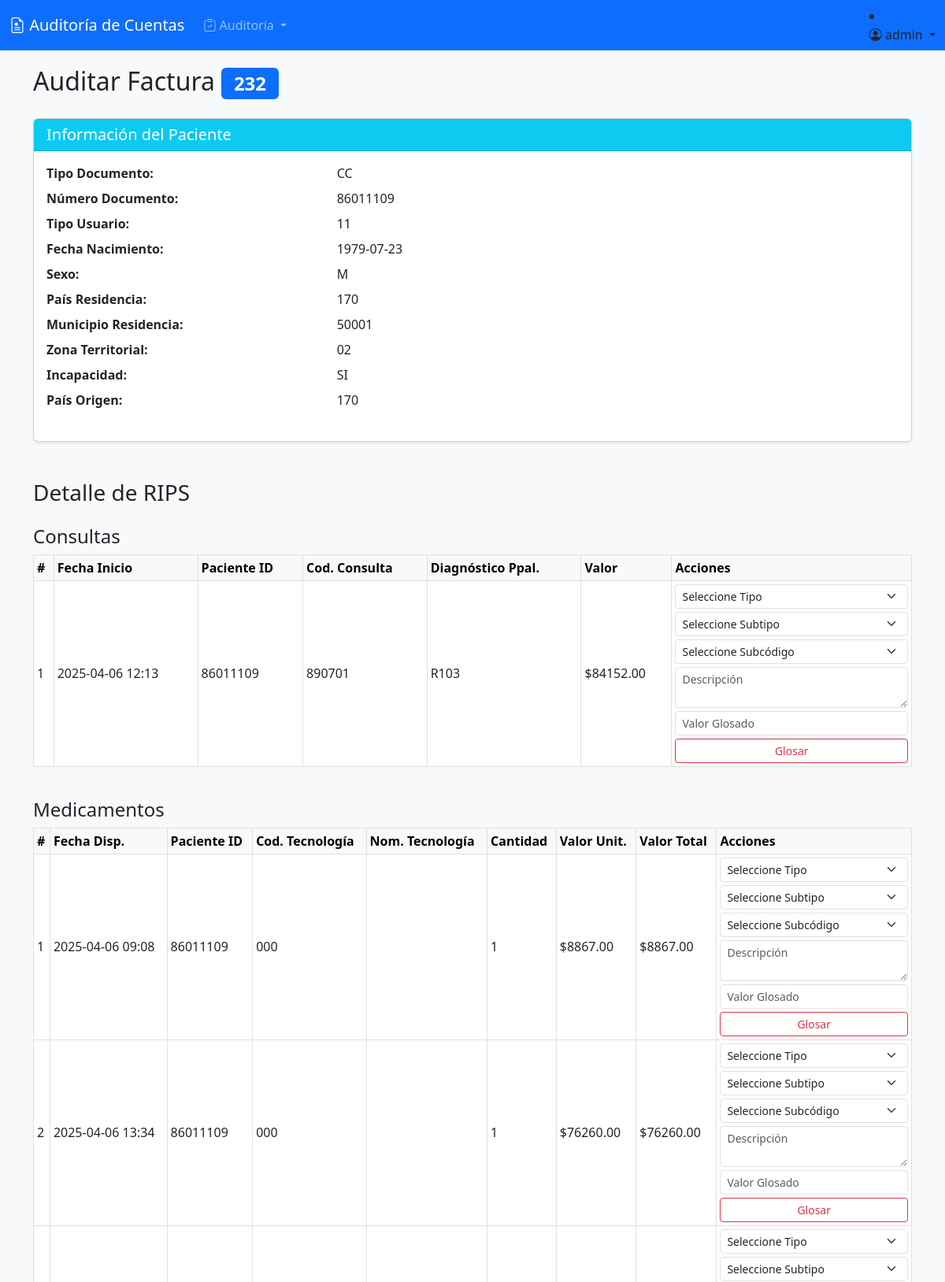
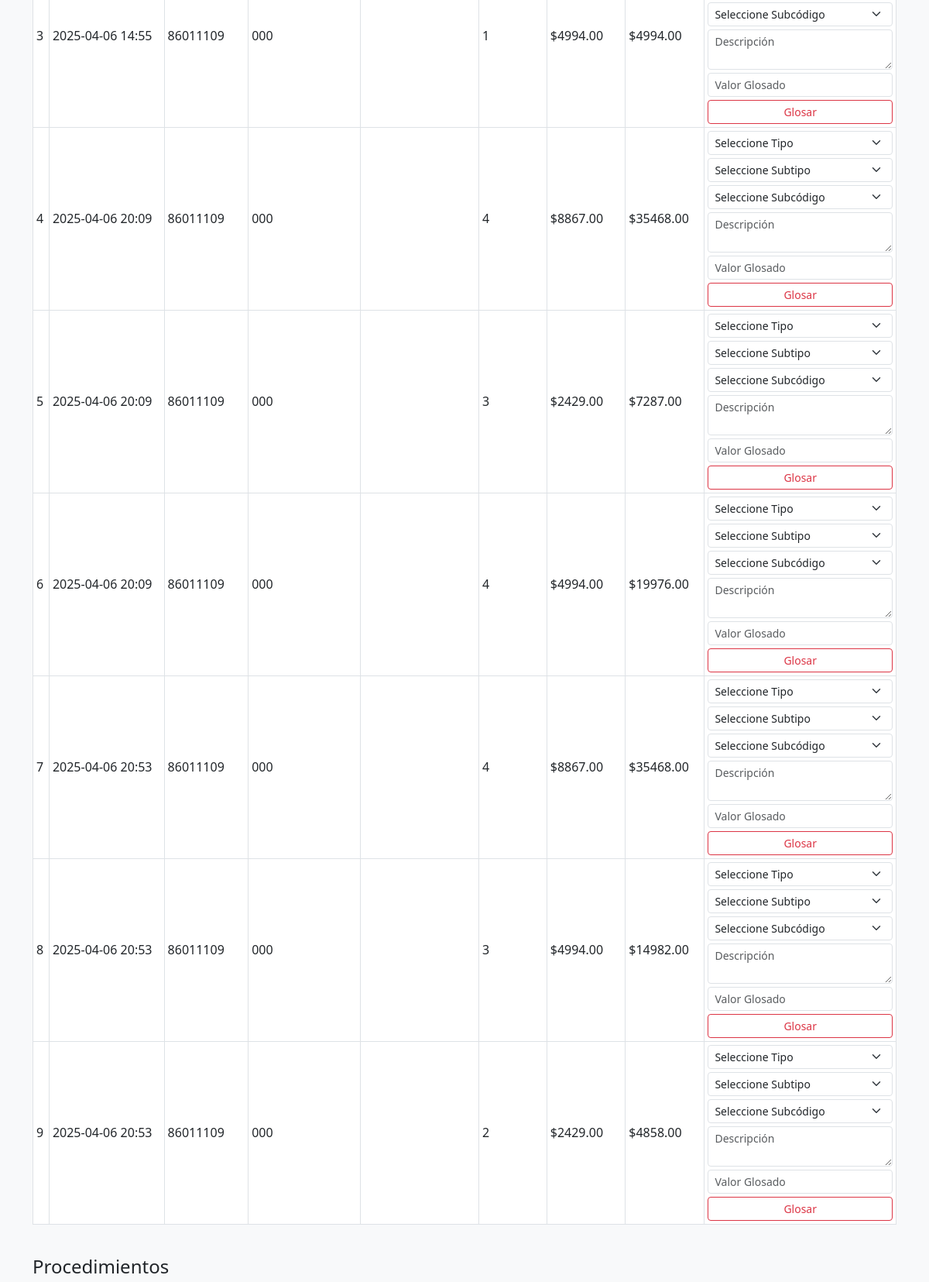
The page /auditoria/factura/8/ (signed in, upper part) on the database its author committed (2 pictures, top to bottom).
### facturacion/models.py (models this page shows, shortened)
class Factura(models.Model):
    ESTADO_CHOICES = [
        ('Radicada', 'Radicada'),
        ('Devuelta', 'Devuelta'),
        ('En Auditoria', 'En Auditoría'),
        ('Auditada', 'Auditada'),
    ]
    TIPO_AUDITORIA_CHOICES = [
        ('Acuerdo', 'Acuerdo'),
        ('Contrato', 'Contrato'),
        ('Ambulatorio', 'Ambulatorio'),
        ('Hospitalizacion', 'Hospitalización'),
        ('Urgencias', 'Urgencias'),
    ]
    numero = models.CharField(max_length=50)
    cufe = models.CharField(max_length=150)
    fecha_emision = models.DateField()
    fecha_radicacion = models.DateField(auto_now_add=True)
    ips = models.ForeignKey(Profile, on_delete=models.PROTECT, related_name='facturas_ips')
    eps = models.ForeignKey(Profile, on_delete=models.PROTECT, related_name='facturas_eps')
    paciente = models.ForeignKey(Paciente, on_delete=models.PROTECT, null=True, blank=True)
    valor_bruto = models.DecimalField(max_digits=12, decimal_places=2)
    estado = models.CharField(max_length=20, choices=ESTADO_CHOICES, default="Radicada")
    archivo_rips = models.FileField(upload_to='rips/')
    contrato = models.ForeignKey('Contrato', on_delete=models.SET_NULL, null=True, blank=True)
    lote = models.ForeignKey(Lote, on_delete=models.SET_NULL, null=True, blank=True, related_name='facturas', help_text="Lote al que pertenece esta factura")
    auditor = models.ForeignKey(settings.AUTH_USER_MODEL, on_delete=models.SET_NULL, null=True, blank=True,
                                related_name='facturas_auditadas', limit_choices_to={'profile__role': 'AUDITOR'})
    tipo_auditoria = models.CharField(max_length=20, choices=TIPO_AUDITORIA_CHOICES, null=True, blank=True, help_text="Tipo de auditoría para la factura")

class Paciente(models.Model):
    tipo_documento = models.CharField(max_length=5)
    numero_documento = models.CharField(max_length=20)
    tipo_usuario = models.CharField(max_length=2)  # 11, 12, etc.
    fecha_nacimiento = models.DateField()
    sexo = models.CharField(max_length=1)
    pais_residencia = models.CharField(max_length=5)
    municipio_residencia = models.CharField(max_length=10)
    zona_territorial = models.CharField(max_length=2)
    incapacidad = models.CharField(max_length=2, blank=True, null=True)
    pais_origen = models.CharField(max_length=5, blank=True, null=True)

class RipsConsulta(models.Model):
    factura = models.ForeignKey(Factura, on_delete=models.CASCADE)
    paciente = models.ForeignKey(Paciente, on_delete=models.CASCADE)
    cod_prestador = models.CharField(max_length=20)
    fecha_inicio_atencion = models.DateTimeField()
    num_autorizacion = models.CharField(max_length=20)
    cod_consulta = models.CharField(max_length=20)  # FK a CUPS
    modalidad_grupo_servicio = models.CharField(max_length=2)
    grupo_servicios = models.CharField(max_length=5)
    cod_servicio = models.CharField(max_length=10)
    finalidad_tecnologia = models.CharField(max_length=5)
    causa_motivo_atencion = models.CharField(max_length=5)
    cod_diagnostico_principal = models.CharField(max_length=10)  # FK a CIE10
    tipo_diagnostico_principal = models.CharField(max_length=2)
    vr_servicio = models.DecimalField(max_digits=12, decimal_places=2)
    concepto_recaudo = models.CharField(max_length=5)
    valor_pago_moderador = models.DecimalField(max_digits=12, decimal_places=2)
    consecutivo = models.IntegerField()

class RipsMedicamento(models.Model):
    factura = models.ForeignKey(Factura, on_delete=models.CASCADE)
    paciente = models.ForeignKey(Paciente, on_delete=models.CASCADE)
    cod_prestador = models.CharField(max_length=20)
    num_autorizacion = models.CharField(max_length=20)
    id_mipres = models.CharField(max_length=20, blank=True, null=True)
    fecha_dispensacion = models.DateTimeField()
    cod_diagnostico_principal = models.CharField(max_length=10)
    tipo_medicamento = models.CharField(max_length=2)
    cod_tecnologia_salud = models.CharField(max_length=20)  # FK a CUMS
    nom_tecnologia_salud = models.CharField(max_length=255, blank=True, null=True)
    concentracion_medicamento = models.CharField(max_length=50, blank=True, null=True)
    unidad_medida = models.CharField(max_length=10, blank=True, null=True)
    forma_farmaceutica = models.CharField(max_length=50, blank=True, null=True)
    unidad_min_dispensa = models.IntegerField()
    cantidad_medicamento = models.IntegerField()
    dias_tratamiento = models.IntegerField()
    vr_unit_medicamento = models.DecimalField(max_digits=12, decimal_places=2)
    vr_servicio = models.DecimalField(max_digits=12, decimal_places=2)
    concepto_recaudo = models.CharField(max_length=5)
    valor_pago_moderador = models.DecimalField(max_digits=12, decimal_places=2)
    consecutivo = models.IntegerField()

### auditoria/views.py (the view, shortened to what this page needs)
# urls.py: path('factura/<int:factura_id>/', views.auditar_factura, name='auditar_factura'),
@login_required
@role_required('ET','AUDITOR')
def auditar_factura(request, factura_id):
    factura = get_object_or_404(Factura, id=factura_id)
    tipos_glosa = TipoGlosa.objects.all()
    consultas = RipsConsulta.objects.filter(factura=factura)
    medicamentos = RipsMedicamento.objects.filter(factura=factura)
    procedimientos = RipsProcedimiento.objects.filter(factura=factura)
    hospitalizaciones = RipsHospitalizacion.objects.filter(factura=factura)
    otros_servicios = RipsOtroServicio.objects.filter(factura=factura)
    all_rips_items = list(consultas) + list(medicamentos) + list(procedimientos) + list(hospitalizaciones) + list(otros_servicios)
    identificaciones = sorted(set(item.paciente.numero_documento for item in all_rips_items if item.paciente))
    glosas = Glosa.objects.filter(factura=factura).select_related('tipo_glosa', 'subtipo_glosa', 'subcodigo_glosa', 'tipo_glosa_respuesta', 'subtipo_glosa_respuesta')
    return render(request, 'auditoria/auditar_factura.html', {
        'factura': factura,
        'consultas': consultas,
        'medicamentos': medicamentos,
        'procedimientos': procedimientos,
        'hospitalizaciones': hospitalizaciones,
        'otros_servicios': otros_servicios,
        'glosas': glosas,
        'identificaciones': identificaciones,
        'tipos_glosa': tipos_glosa,
    })

### auditoria/views.py (called while the page is built)
def role_required(*allowed_roles):
    def decorator(view_fn):
        @wraps(view_fn)
        def _wrapped(request, *args, **kwargs):
            user_role = getattr(request.user, 'profile', None) and request.user.profile.role
            if user_role not in allowed_roles:
                return redirect('accounts:forbidden')  # o a donde quieras
            return view_fn(request, *args, **kwargs)
        return _wrapped
    return decorator

### templates/auditoria/auditar_factura.html (shortened to what this page needs)
{% extends 'base.html' %}
{% block content %}
<h2 class="mb-4">Auditar Factura <span class="badge bg-primary">{{ factura.numero }}</span></h2>
<div class="card shadow-sm mb-4">
    <div class="card-header bg-info text-white">
        <h5 class="mb-0">Información del Paciente</h5>
    </div>
    <div class="card-body">
        {% if factura.paciente %}
        <dl class="row">
            <dt class="col-sm-4">Tipo Documento:</dt>
            <dd class="col-sm-8">{{ factura.paciente.tipo_documento|default:"N/A" }}</dd>
            <dt class="col-sm-4">Número Documento:</dt>
            <dd class="col-sm-8">{{ factura.paciente.numero_documento|default:"N/A" }}</dd>
            <dt class="col-sm-4">Tipo Usuario:</dt>
            <dd class="col-sm-8">{{ factura.paciente.tipo_usuario|default:"N/A" }}</dd>
            <dt class="col-sm-4">Fecha Nacimiento:</dt>
            <dd class="col-sm-8">{{ factura.paciente.fecha_nacimiento|date:"Y-m-d"|default:"N/A" }}</dd>
            <dt class="col-sm-4">Sexo:</dt>
            <dd class="col-sm-8">{{ factura.paciente.sexo|default:"N/A" }}</dd>
            <dt class="col-sm-4">País Residencia:</dt>
            <dd class="col-sm-8">{{ factura.paciente.pais_residencia|default:"N/A" }}</dd>
            <dt class="col-sm-4">Municipio Residencia:</dt>
            <dd class="col-sm-8">{{ factura.paciente.municipio_residencia|default:"N/A" }}</dd>
            <dt class="col-sm-4">Zona Territorial:</dt>
            <dd class="col-sm-8">{{ factura.paciente.zona_territorial|default:"N/A" }}</dd>
            <dt class="col-sm-4">Incapacidad:</dt>
            <dd class="col-sm-8">{{ factura.paciente.incapacidad|default:"N/A" }}</dd>
            <dt class="col-sm-4">País Origen:</dt>
            <dd class="col-sm-8">{{ factura.paciente.pais_origen|default:"N/A" }}</dd>
        </dl>
        {% else %}
        <p class="text-muted">No hay información de paciente asociada a esta factura.</p>
        {% endif %}
    </div>
</div>
<h3 class="mt-5 mb-3">Detalle de RIPS</h3>
{% if consultas %}
<h4 class="mt-4">Consultas</h4>
<div class="table-responsive mb-4">
  <table class="table table-bordered table-hover align-middle table-sm">
    <thead class="table-light">
      <tr>
        <th>#</th>
        <th>Fecha Inicio</th>
        <th>Paciente ID</th>
        <th>Cod. Consulta</th>
        <th>Diagnóstico Ppal.</th>
        <th>Valor</th>
        <th>Acciones</th>
      </tr>
    </thead>
    <tbody>
    {% for item in consultas %}
      <tr>
        <td>{{ item.consecutivo }}</td>
        <td>{{ item.fecha_inicio_atencion|date:"Y-m-d H:i" }}</td>
        <td>{{ item.paciente.numero_documento }}</td>
        <td>{{ item.cod_consulta }}</td>
        <td>{{ item.cod_diagnostico_principal }}</td>
        <td>${{ item.vr_servicio|floatformat:2 }}</td>
        <td>
          <form method="post" class="row g-2 align-items-center">
            <div class="col-12">
              <select name="tipo_glosa" class="form-select form-select-sm mb-1" required>
                <option value="">Seleccione Tipo</option>
              </select>
              <select name="subtipo_glosa" class="form-select form-select-sm mb-1" required>
                <option value="">Seleccione Subtipo</option>
              </select>
              <select name="subcodigo_glosa" class="form-select form-select-sm mb-1" required>
                <option value="">Seleccione Subcódigo</option>
              </select>
              <textarea name="descripcion" class="form-control form-control-sm mb-1" placeholder="Descripción" rows="2" required></textarea>
              <input type="number" name="valor_glosado" class="form-control form-control-sm mb-1" placeholder="Valor Glosado" step="0.01" required>
              <button type="submit" class="btn btn-outline-danger btn-sm w-100">Glosar</button>
            </div>
          </form>
        </td>
      </tr>
    {% endfor %}
    </tbody>
  </table>
</div>
{% else %}
<p class="text-muted">No hay consultas registradas para esta factura.</p>
{% endif %}
{% if medicamentos %}
<h4 class="mt-4">Medicamentos</h4>
<div class="table-responsive mb-4">
  <table class="table table-bordered table-hover align-middle table-sm">
    <thead class="table-light">
      <tr>
        <th>#</th>
        <th>Fecha Disp.</th>
        <th>Paciente ID</th>
        <th>Cod. Tecnología</th>
        <th>Nom. Tecnología</th>
        <th>Cantidad</th>
        <th>Valor Unit.</th>
        <th>Valor Total</th>
        <th>Acciones</th>
      </tr>
    </thead>
    <tbody>
    {% for item in medicamentos %}
      <tr>
        <td>{{ item.consecutivo }}</td>
        <td>{{ item.fecha_dispensacion|date:"Y-m-d H:i" }}</td>
        <td>{{ item.paciente.numero_documento }}</td>
        <td>{{ item.cod_tecnologia_salud }}</td>
        <td>{{ item.nom_tecnologia_salud }}</td>
        <td>{{ item.cantidad_medicamento }} {{ item.unidad_medida }}</td>
        <td>${{ item.vr_unit_medicamento|floatformat:2 }}</td>
        <td>${{ item.vr_servicio|floatformat:2 }}</td>
        <td>
          <form method="post" class="row g-2 align-items-center">
            <div class="col-12">
              <select name="tipo_glosa" class="form-select form-select-sm mb-1" required>
                <option value="">Seleccione Tipo</option>
              </select>
              <select name="subtipo_glosa" class="form-select form-select-sm mb-1" required>
                <option value="">Seleccione Subtipo</option>
              </select>
              <select name="subcodigo_glosa" class="form-select form-select-sm mb-1" required>
                <option value="">Seleccione Subcódigo</option>
              </select>
              <textarea name="descripcion" class="form-control form-control-sm mb-1" placeholder="Descripción" rows="2" required></textarea>
              <input type="number" name="valor_glosado" class="form-control form-control-sm mb-1" placeholder="Valor Glosado" step="0.01" required>
              <button type="submit" class="btn btn-outline-danger btn-sm w-100">Glosar</button>
            </div>
          </form>
        </td>
      </tr>
    {% endfor %}
    </tbody>
  </table>
</div>
{% else %}
<p class="text-muted">No hay medicamentos registrados para esta factura.</p>
{% endif %}
{% if procedimientos %}
<h4 class="mt-4">Procedimientos</h4>
{% else %}
<p class="text-muted">No hay procedimientos registrados para esta factura.</p>
{% endif %}
{% endblock %}

### templates/base.html (shortened to what this page needs)
<!DOCTYPE html>
<html lang="es">
<head>
    <link href="https://cdn.jsdelivr.net/npm/bootstrap@5.3.0/dist/css/bootstrap.min.css" rel="stylesheet">
    <link rel="stylesheet" href="https://cdn.jsdelivr.net/npm/bootstrap-icons@1.10.0/font/bootstrap-icons.css">
</head>
<body>
<nav class="navbar navbar-expand-lg navbar-dark bg-primary">
    <div class="container-fluid">
        <a class="navbar-brand" href="/">
            <i class="bi bi-file-earmark-medical"></i>
            Auditoría de Cuentas
        </a>
        <div class="collapse navbar-collapse" id="navbarMain">
            <ul class="navbar-nav me-auto mb-2 mb-lg-0">
                {% if user.profile.role == 'ET' or user.profile.role == 'AUDITOR' %}
                <li class="nav-item dropdown">
                    <a class="nav-link dropdown-toggle" href="#" role="button" data-bs-toggle="dropdown">
                        <i class="bi bi-clipboard-check"></i> Auditoría
                    </a>
                </li>
                {% endif %}
            </ul>
            {% if user.is_authenticated %}
            <li class="nav-item dropdown">
                <a class="nav-link dropdown-toggle" href="#" role="button" data-bs-toggle="dropdown">
                    <i class="bi bi-person-circle"></i> {{ user.username }}
                </a>
            </li>
            {% else %}
            <li class="nav-item">
                <a class="nav-link" href="{% url 'accounts:login' %}">
                    <i class="bi bi-box-arrow-in-right"></i> Iniciar Sesión
                </a>
            </li>
            {% endif %}
        </div>
    </div>
</nav>
<div class="container">
    {% block content %}{% endblock %}
</div>
</body>
</html>

### templates/base.html (style rules this page uses)
body { background: #f8f9fa; min-height: 100vh; display: flex; flex-direction: column; }
.container { margin-top: 20px; flex: 1; }

### rows shown on the page
Factura: numero "232", paciente.tipo_documento "CC", paciente.numero_documento "86011109", paciente.tipo_usuario "11", paciente.fecha_nacimiento "1979-07-23", paciente.sexo "M", paciente.pais_residencia "170", paciente.municipio_residencia "50001", paciente.zona_territorial "02", paciente.incapacidad "SI", paciente.pais_origen "170"
RipsConsulta: consecutivo "1", fecha_inicio_atencion "2025-04-06 12:13", paciente.numero_documento "86011109", cod_consulta "890701", cod_diagnostico_principal "R103", vr_servicio "84152.00"
RipsMedicamento: consecutivo "1", fecha_dispensacion "2025-04-06 09:08", paciente.numero_documento "86011109", cod_tecnologia_salud "000", cantidad_medicamento "1", vr_unit_medicamento "8867.00", vr_servicio "8867.00"
RipsMedicamento: consecutivo "2", fecha_dispensacion "2025-04-06 13:34", paciente.numero_documento "86011109", cod_tecnologia_salud "000", cantidad_medicamento "1", vr_unit_medicamento "76260.00", vr_servicio "76260.00"
RipsMedicamento: consecutivo "3", fecha_dispensacion "2025-04-06 14:55", paciente.numero_documento "86011109", cod_tecnologia_salud "000", cantidad_medicamento "1", vr_unit_medicamento "4994.00", vr_servicio "4994.00"
RipsMedicamento: consecutivo "4", fecha_dispensacion "2025-04-06 20:09", paciente.numero_documento "86011109", cod_tecnologia_salud "000", cantidad_medicamento "4", vr_unit_medicamento "8867.00", vr_servicio "35468.00"
RipsMedicamento: consecutivo "5", fecha_dispensacion "2025-04-06 20:09", paciente.numero_documento "86011109", cod_tecnologia_salud "000", cantidad_medicamento "3", vr_unit_medicamento "2429.00", vr_servicio "7287.00"
RipsMedicamento: consecutivo "6", fecha_dispensacion "2025-04-06 20:09", paciente.numero_documento "86011109", cod_tecnologia_salud "000", cantidad_medicamento "4", vr_unit_medicamento "4994.00", vr_servicio "19976.00"
RipsMedicamento: consecutivo "7", fecha_dispensacion "2025-04-06 20:53", paciente.numero_documento "86011109", cod_tecnologia_salud "000", cantidad_medicamento "4", vr_unit_medicamento "8867.00", vr_servicio "35468.00"
RipsMedicamento: consecutivo "8", fecha_dispensacion "2025-04-06 20:53", paciente.numero_documento "86011109", cod_tecnologia_salud "000", cantidad_medicamento "3", vr_unit_medicamento "4994.00", vr_servicio "14982.00"
RipsMedicamento: consecutivo "9", fecha_dispensacion "2025-04-06 20:53", paciente.numero_documento "86011109", cod_tecnologia_salud "000", cantidad_medicamento "2", vr_unit_medicamento "2429.00", vr_servicio "4858.00"

### other values the page prints
{{ user.username }} "admin"
